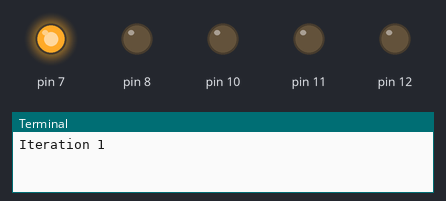
Recording of a program running on a simulated Raspberry Pi (header pin numbers). Shown: output pins drawn as LEDs (lit = HIGH), the last lines printed to the terminal.

Above: at 0.2 s.
At 1.2 s:
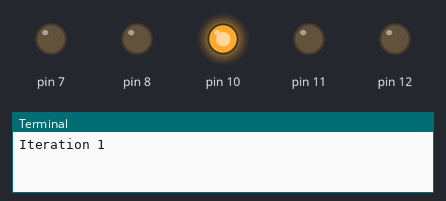
At 1.7 s:
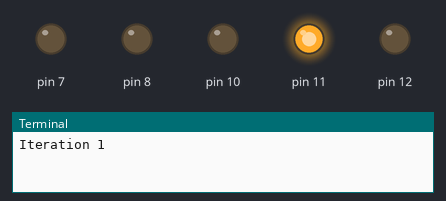
At 2.2 s:
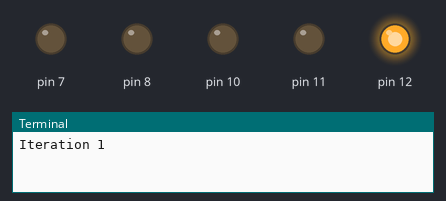
At 3.7 s:
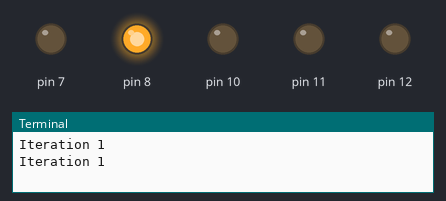
At 5.7 s:
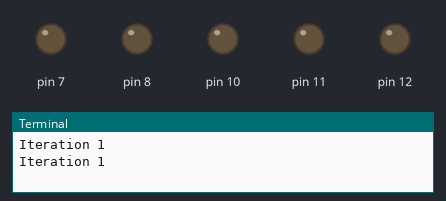
Timing chart, 0 to 6.9 s (numbered marks = the images above):
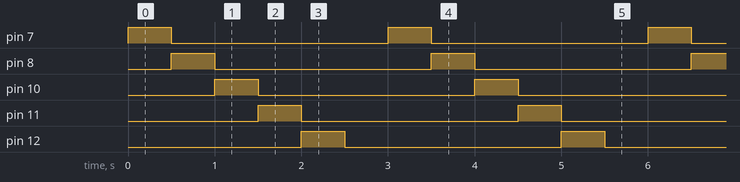

The program:

light.py
```python
import RPi.GPIO as GPIO ## Import GPIO Library
import time ## Import 'time' library.  Allows us to use 'sleep'

GPIO.setmode(GPIO.BOARD) ## Use BOARD pin numbering
GPIO.setup(7, GPIO.OUT) ## Setup GPIO pin 7 to OUT
GPIO.setup(8, GPIO.OUT) ## Setup GPIO pin 8 to OUT
GPIO.setup(10, GPIO.OUT) ## Setup GPIO pin 10 to OUT
GPIO.setup(11, GPIO.OUT) ## Setup GPIO pin 11 to OUT
GPIO.setup(12, GPIO.OUT) ## Setup GPIO pin 12 to OUT

## Prompt user for input
iterations = 100 #raw_input("Enter the total number of times to blink: ")
speed = .5 #raw_input("Enter the length of each blink in seconds: ")

i = 0
try:
    while True:
        print "Iteration " + str(i+1) ##Print current loop

        GPIO.output(7, True) ## Turn on GPIO pin 7
        time.sleep(speed) ## Wait
        GPIO.output(7, False) ## Switch off GPIO pin 7
        GPIO.output(8, True) ## Turn on GPIO pin 7
        time.sleep(speed) ## Wait
        GPIO.output(8, False) ## Switch off GPIO pin 7
        GPIO.output(10, True) ## Turn on GPIO pin 7
        time.sleep(speed) ## Wait
        GPIO.output(10, False) ## Switch off GPIO pin 7
        GPIO.output(11, True) ## Turn on GPIO pin 7
        time.sleep(speed) ## Wait
        GPIO.output(11, False) ## Switch off GPIO pin 7
        GPIO.output(12, True) ## Turn on GPIO pin 7
        time.sleep(speed) ## Wait
        GPIO.output(12, False) ## Switch off GPIO pin 7
        time.sleep(speed) ## Wait
except:
    print "Done" ## When loop is complete, print "Done"
    GPIO.cleanup()

## Prompt user for input
#iterations = 100 #raw_input("Enter the total number of times to blink: ")
#speed = .5 #raw_input("Enter the length of each blink in seconds: ")

## Start Blink() function. Convert user input from strings to numeric data types and pass to Blink() as parameters
#Blink(int(iterations),float(speed))
```

Measured:
- by itself, pin 7, pin 8, pin 10–12: alternates HIGH for 0.50 s and LOW for 2.5 s
- by itself, everything shown: repeats every 3.0 s, in 6 steps
